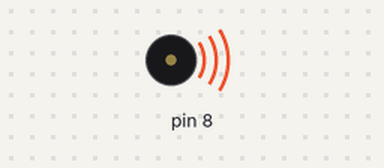
Simulated run of this sketch. Board: Arduino Uno, built with avr-gcc and run on an emulated ATmega328P. Parts: buzzer (waves = sounding).

Above: at 0.1 s.
Timing chart, 0 to 1.6 s (numbered marks = the images above):
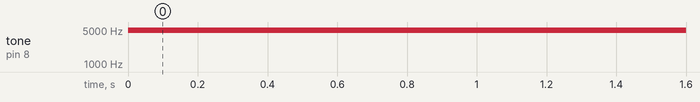

Measured:
- by itself, tone on pin 8: silent → 4978 Hz at 0.00 s

The sketch:

buzzer.ino
```cpp
void setup() {
  // put your setup code here, to run once:
  Serial.begin(9600);
}

void loop() {
  // put your main code here, to run repeatedly:
  tone(8, 4978, 360); //#define NOTE_DS8 4978
  delay(000);

}
```
